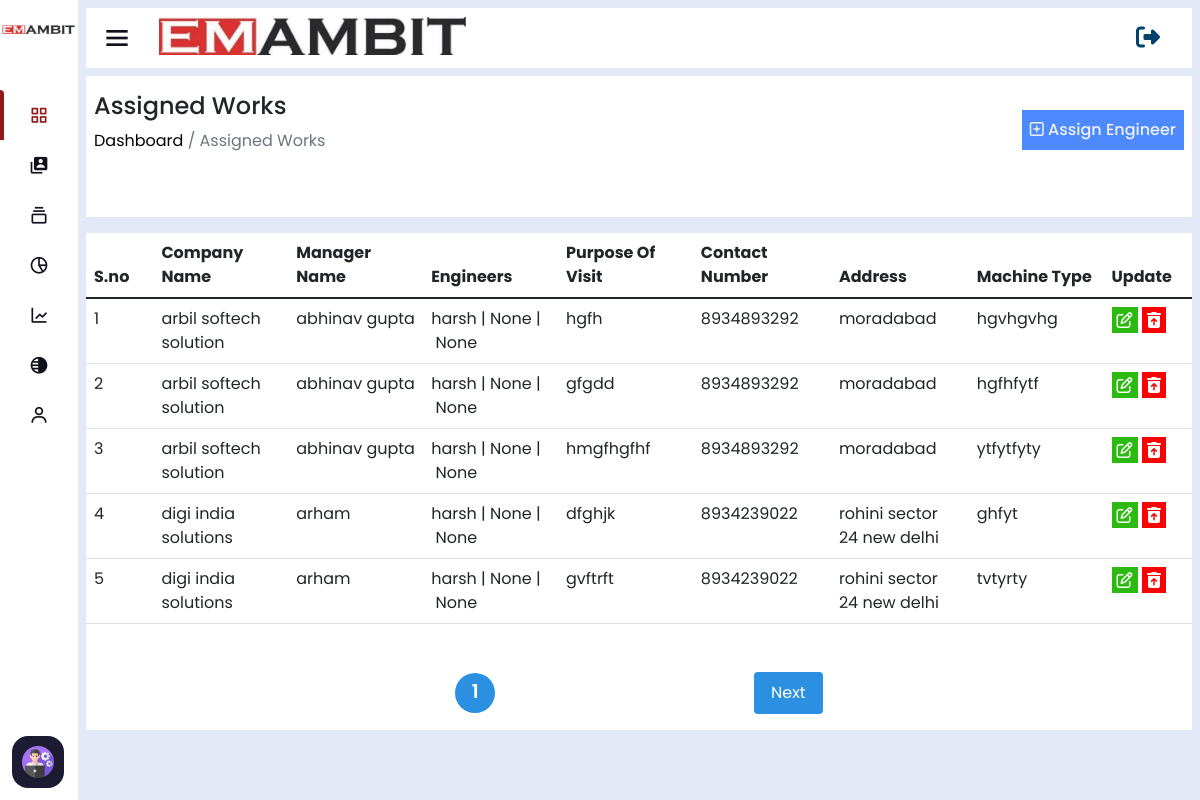
/assigned-works/ (signed in), run on an earlier commit of the app's database.
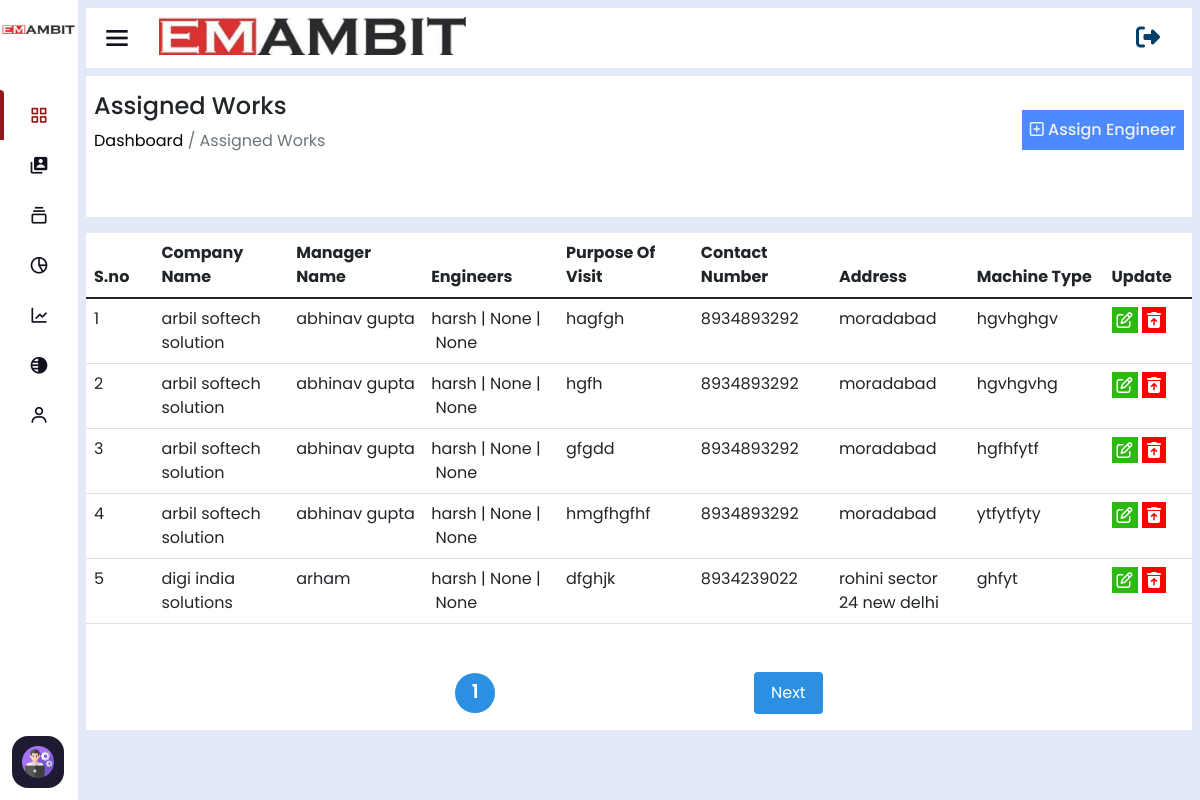
And on a later commit of the database.
### home/models.py (models this page shows, shortened)
class AssignEngineer(models.Model):
    company_name=models.ForeignKey(ClientCompanyInfo,on_delete=models.CASCADE)
    manager_name=models.ForeignKey(CustomUser,on_delete=models.CASCADE,related_name='manager_assignments',default=None)
    engineer_one=models.ForeignKey(CustomUser,on_delete=models.CASCADE, null=True,blank=True,related_name='engineer_one_assignments')
    engineer_two=models.ForeignKey(CustomUser,on_delete=models.CASCADE,null=True,blank=True, related_name='engineer_two_assignments')
    engineer_three=models.ForeignKey(CustomUser,on_delete=models.CASCADE,null=True,blank=True, related_name='engineer_three_assignments')
    visit_purpose=models.CharField(max_length=254)
    machine_type=models.CharField(max_length=254)
    leave_date=models.CharField(max_length=254)
    reach_date=models.CharField(max_length=254)
    travel_by=models.ForeignKey(AddTravelBy,on_delete=models.CASCADE)
    timestampt=models.DateTimeField(auto_now_add=True,null=True,blank=True)
    ending_date=models.CharField(max_length=100,null=True,blank=True,default='Work on Progress')
    work_status=models.CharField(max_length=100,blank=True,null=True,default='Doing')
    project_link=models.CharField(max_length=1000,null=True,blank=True)
    download_link=models.CharField(max_length=254,null=True,blank=True)
    equipment = models.TextField(max_length=1000,null=True,blank=True)

class ClientCompanyInfo(models.Model):
    company_name=models.CharField(max_length=200)
    company_phone=models.CharField(max_length=20)
    contact_person=models.CharField(max_length=250)
    company_email=models.CharField(max_length=254)
    company_gst=models.CharField(max_length=50)
    company_address=models.CharField(max_length=254)
    timestampt=models.DateTimeField(auto_now_add=True,null=True,blank=True)
    def __str__(self) -> str:
        return self.company_name

class CustomUser(AbstractUser):
    username = None
    email = models.EmailField(unique=True)
    user_phone = models.CharField(max_length=50,unique=True)
    user_address=models.CharField(max_length=50)
    user_gender=models.CharField(max_length=50)
    user_status=models.CharField(max_length=100,null=True,blank=True,default='Engineer')
    total_cost=models.IntegerField(default=0,null=True,blank=True)
    visible_password=models.CharField(max_length=254,null=True,blank=True)
    attendance_status=models.CharField(max_length=250,null=True,blank=True,default="A")
    USERNAME_FIELD = 'email'
    REQUIRED_FIELDS = []
    def __str__(self) -> str:
        return self.first_name + self.last_name
    objects = CustomUserManager()

### home/views.py (the view)
# urls.py: path('assigned-works/',assignedWork_view),
@login_required(login_url='/login')
def assignedWork_view(request):
    assigned_data=AssignEngineer.objects.all().order_by('-id')
    companydata=ClientCompanyInfo.objects.all().order_by('-id')
    p = Paginator(assigned_data, 5)
    page_number = request.GET.get('page')
    try:
        page_obj = p.get_page(page_number)
    except PageNotAnInteger:
        page_obj = p.page(1)
    except EmptyPage:
        page_obj = p.page(p.num_pages)
    return render(request,'assigned-works.html',{'assigned_data':page_obj})

### home/templates/assigned-works.html (shortened to what this page needs)
<!DOCTYPE html>
<html lang="en" dir="ltr">
<head>
  {% include 'header-links.html' %}
</head>
<body>
  {% include 'header.html' %}
  {% if user.is_authenticated and user.is_superuser %}
  <section class="nav-section">
    {% include 'subtitle.html' %}
    <div class="breadcum">
        <div class="flex">
            <div>
                <h2>Assigned Works</h2>
                <p> <a href="/">  Dashboard</a> / Assigned Works</p>
            </div>
            <div class="assign-engineer-btn p-2">
                <a href="/assign-engineer"><i class="fa-regular fa-square-plus"></i> Assign Engineer</a>
            </div>
        </div>
    </div>
    <div class="assigned-works-table editable-table overflow-auto" style="background: white;">
        <div class="row">
            <div class="col-md-12">
                <table class="table large-table">
                    <thead>
                      <tr>
                        <th scope="col">S.no</th>
                        <th scope="col">Company Name</th>
                        <th scope="col">Manager Name</th>
                        <th scope="col">Engineers</th>
                        <th scope="col">Purpose Of Visit</th>
                        <th scope="col">Contact Number</th>
                        <th scope="col">Address</th>
                        <th scope="col">Machine Type</th>
                        <th scope="col">Update</th>
                      </tr>
                    </thead>
                    <tbody>
                      {% for i in assigned_data %}
                      <tr>
                        <td>{{forloop.counter}}</td>
                        <td>{{i.company_name}}</td>
                        <td>{{i.manager_name}}</td>
                        <td>{{i.engineer_one}}&nbsp;|&nbsp;{{i.engineer_two}}&nbsp;|&nbsp;{{i.engineer_three}}</td>
                        <td>{{i.visit_purpose}}</td>
                        <td>{{i.company_name.company_phone}} </td>
                        <td>{{i.company_name.company_address}}</td>
                        <td>{{i.machine_type}}</td>
                        <td>
                            <a href="/update-assigned-work/{{i.id}}"><i class="fa-regular fa-pen-to-square"></i></a>
                            <a href="/delete-assigned-work/{{i.id}}"><i class="fa-solid fa-trash-can-arrow-up"></i></a>
                        </td>
                      </tr>
                      {% endfor %}
                    </tbody>
                </table>
                <div class="pagination">
                  <span class="num" >{{assigned_data.number}}</span>
                  {%if assigned_data.has_next %}
                      <a class="btn next" href="?page={{assigned_data.next_page_number}}">Next</a>
                  {% endif %}
                </div>
            </div>
        </div>
    </div>
  </section>
  {% else %}
  <script>
      window.location.href='/page-note-found'
  </script>
  {% endif %}
</body>
</html>

What changed in the data, as far as the page shows it:
no longer on this page (row unchanged): AssignEngineer: company_name "digi india solutions", manager_name "arham", engineer_one "harsh", engineer_two "None", engineer_three "None", visit_purpose "gvftrft", company_name.company_phone "8934239022", company_name.company_address "rohini sector 24 new delhi", machine_type "tvtyrty"
added AssignEngineer: company_name "arbil softech solution", manager_name "abhinav gupta", engineer_one "harsh", engineer_two "None", engineer_three "None", visit_purpose "hagfgh", company_name.company_phone "8934893292", company_name.company_address "moradabad", machine_type "hgvhghgv"
